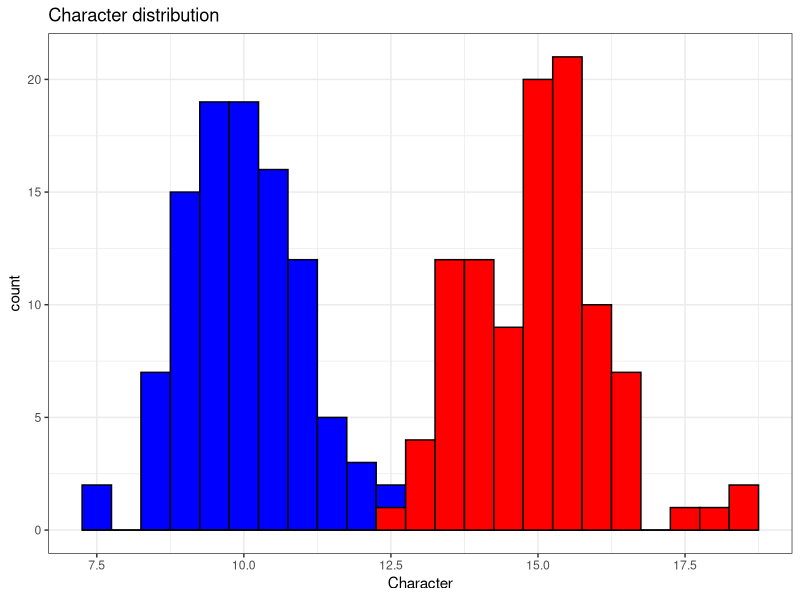
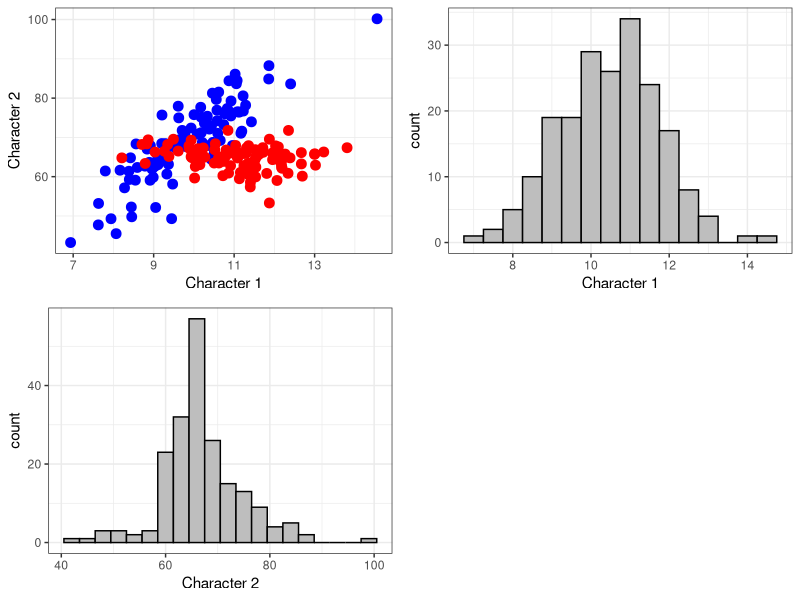
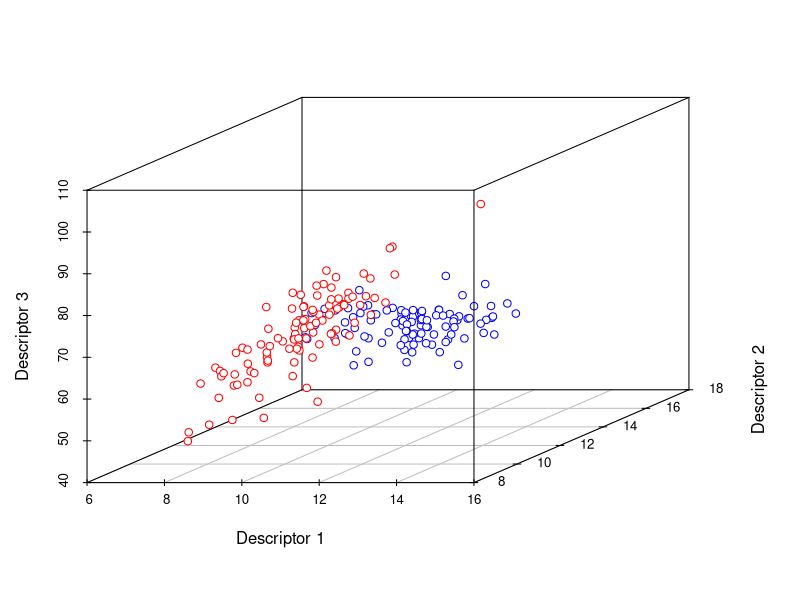
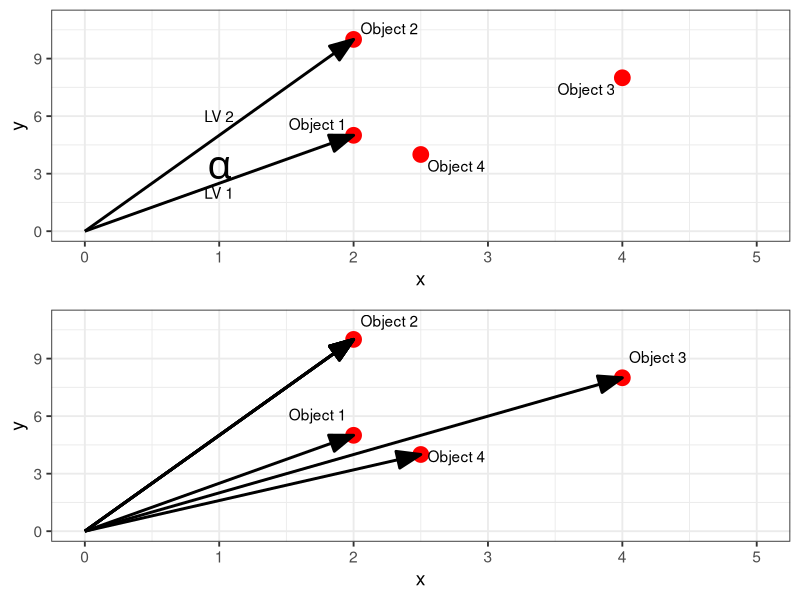
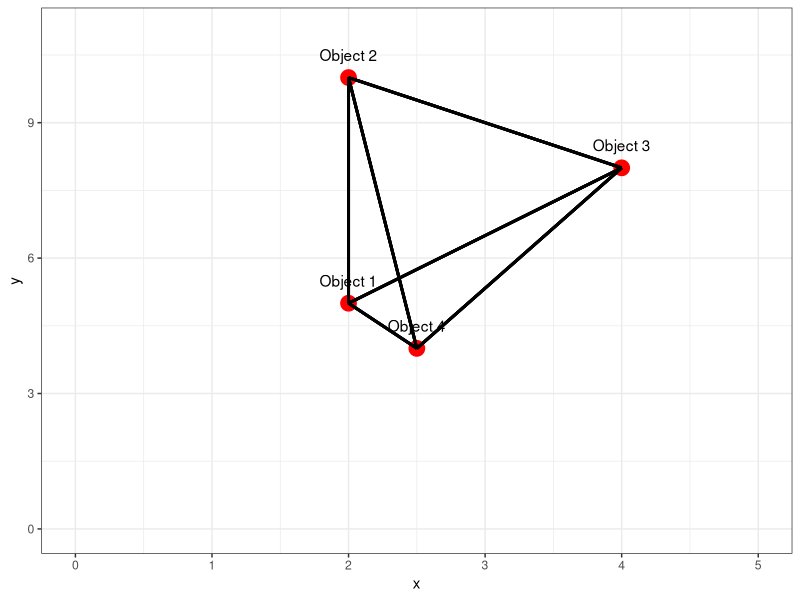
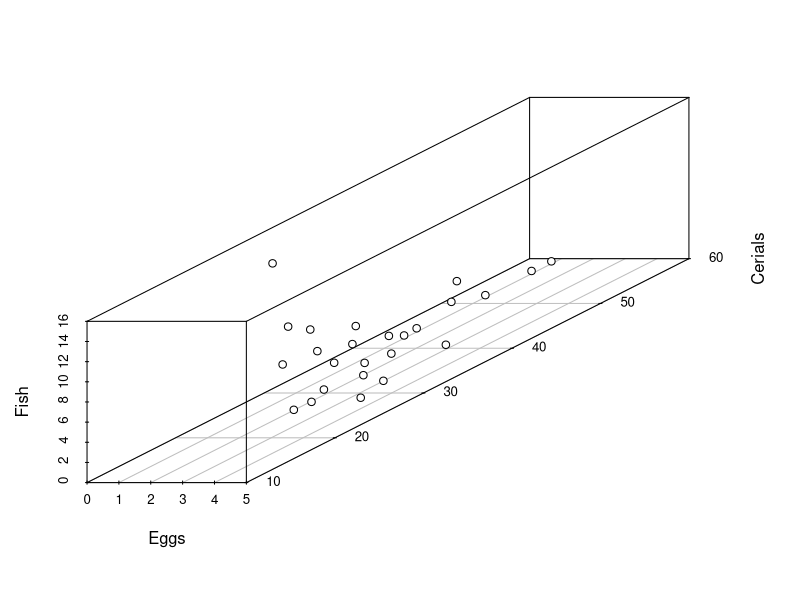
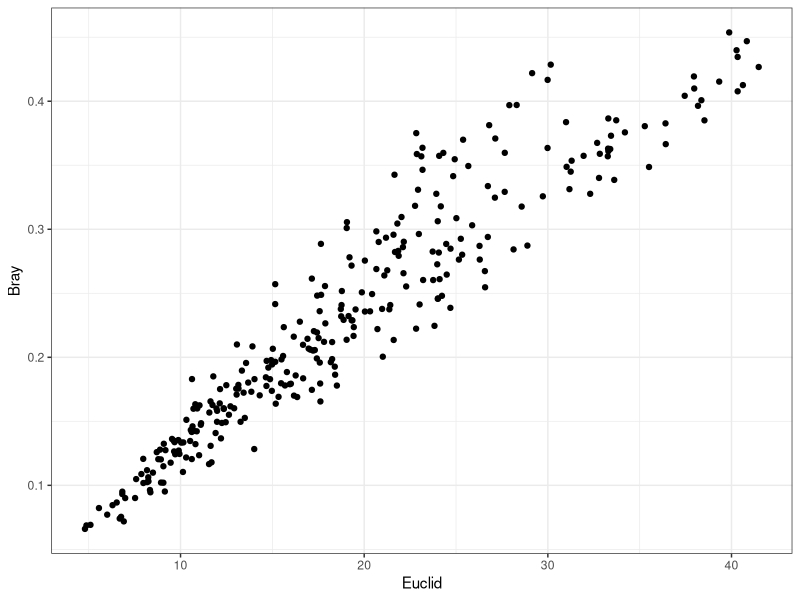
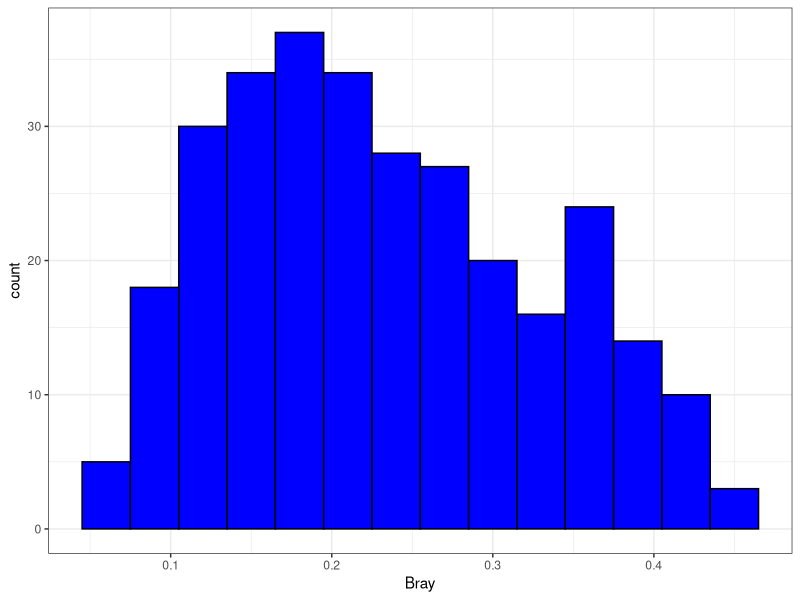

R code for these plots, in order:
## ---- chunk 1
#-- RUN THE FRAGMENT BETWEEN LINES BEFORE COMPILING MARKDOWN
# to configure markdown parsing
options(markdown.extensions = c("no_intra_emphasis", "tables", "fenced_code", "autolink", "strikethrough", "lax_spacing", "space_headers", "latex_math"))
#------
# output options
options(width = 70, scipen = 6, digits = 3)

# to render cyrillics in plots use cairo pdf
options(device = function(file, width = 7, height = 7, ...) {
  cairo_pdf(tempfile(), width = width, height = height, ...)
  })
library(knitr)
# chunk default options
opts_chunk$set(fig.align='center', tidy = FALSE, fig.width = 7, fig.height = 3)
## ---- chunk 2
dat <- data.frame(trait = c(rnorm(100, 10,1), rnorm(100, 15, 1)), object = rep(c("a","b"), each = 100))
library(ggplot2)
theme_set(theme_bw(base_size = 14))
ggplot(dat[1:100,], aes(x = trait)) + geom_histogram(binwidth = 0.5, color = "black", fill = "blue") + xlab("Character") + theme_bw() + geom_histogram(data = dat[101:200,], aes(x = trait), binwidth = 0.5, color = "black", fill = "red") + ggtitle("Character distribution ")
## ---- chunk 3
ax <- rnorm(100, 10, 1)
ay <- 7*ax + rnorm(100, 0, 5)

bx <- rnorm(100, 11, 1)
by <- -0.5*bx + 70 + rnorm(100, 0, 3)

dat <- data.frame(x = c(ax, bx), y = c(ay, by), object = rep(c("a","b"), each = 100))

pl1 <- ggplot(dat, aes(x = x, y = y)) + geom_point(aes(color = object), size = 3) + xlab("Character 1") + ylab("Character 2") + theme_bw() + guides(color = F) + scale_color_manual(values = c("blue", "red"))

pl2 <- ggplot(dat, aes(x = x)) + geom_histogram(binwidth = 0.5, color = "black", fill = "gray") + xlab("Character 1") + theme_bw()

pl3 <- ggplot(dat, aes(x = y)) + geom_histogram(binwidth = 3, color = "black", fill = "gray") + xlab("Character 2") + theme_bw()

library(gridExtra)

grid.arrange(pl1, pl2, pl3, ncol = 2)

## ---- chunk 4
library (scatterplot3d) 

dat$z = c(rnorm(100, 11, 1), rnorm(100, 14, 1))

scatterplot3d(x = dat$x, y = dat$z, z = dat$y, xlab = "Descriptor 1", ylab = "Descriptor 2", zlab = "Descriptor 3", color = rep(c("red","blue"), each = 100), pch = 21)
## ---- chunk 5
dat2 <- data.frame(object = c("Object 1", "Object 2", "Object 3", "Object 4" ), x = c(2, 2, 4, 2.5), y = c(5, 10, 8, 4))

library(ggrepel)

pl4 <- ggplot(dat2, aes(x = x, y = y)) + geom_point(size = 5, color = "red") + xlim(0,5) + ylim(0, 11) + annotate(geom = "segment", x = 0, y = 0, xend = 2, yend = 5, arrow = arrow(type = "closed", angle = 20, ends = "last"), size = 1) + annotate(geom = "segment", x = 0, y = 0, xend = 2, yend = 10, arrow = arrow(type = "closed", angle = 20, ends = "last"), size = 1) + geom_text_repel(aes(label = object)) + annotate(geom = "text", x = 1, y = 2, label = "LV 1", angle = 0) + annotate(geom = "text", x = 1, y = 6, label = "LV 2", angle = 0) + annotate(geom = "text", x = 1, y = 3.3, parse = TRUE, label = "alpha", size = 10, angle = 0)

pl5 <- ggplot(dat2, aes(x = x, y = y)) + geom_point(size = 5, color = "red") + xlim(0,5) + ylim(0, 11) + geom_segment(aes(x = 0, y = 0, xend = x, yend = y), arrow = arrow(type = "closed", angle = 20, ends = "last"), size = 1) + geom_segment(aes(x = 0, y = 0, xend = 2, yend = 10), arrow = arrow(type = "closed", angle = 20, ends = "last"), size = 1) + geom_text_repel(aes(x = x, y = y+0.5), label = dat2$object)

grid.arrange(pl4, pl5, nrow = 2)
## ---- chunk 6
pl6 <- ggplot(dat2, aes(x = x, y = y)) + geom_point(size = 5, color = "red") + theme_bw() + xlim(0, 5) + ylim(0, 11) + geom_text(aes(x = x, y = y+0.5), label = dat2$object) 

for ( i in 1:nrow(dat2)) for (j in i:nrow(dat2)) pl6 <- pl6 + geom_segment(x = dat2$x[i], y = dat2$y[i], xend = dat2$x[j], yend = dat2$y[j], arrow = NULL, size = 1) 

pl6
## ---- chunk 7
round(dist(dat2[,-1], diag = TRUE, upper = TRUE), 1)

round(dist(dat2[,-1], diag = TRUE, upper = F), 1)

round(dist(dat2[,-1], diag = F, upper = F), 1)

## ---- chunk 8
round(dist(dat2[,-1], diag = F, upper = F), 1)
as.vector(round(dist(dat2[,-1], diag = F, upper = F), 1))
## ---- chunk 9
protein <- read.table("data/Protein.txt", header = TRUE, sep = "\t")
head(protein)
## ---- chunk 10

scatterplot3d(x = protein$Eggs, y = protein$Cereals, z = protein$Fish, scale.y = 5, pch = 21, xlab = "Eggs", ylab = "Cerials", zlab = "Fish")

## ---- chunk 11
total <- apply(protein[, -1], MARGIN = 1,FUN = sum)
protein_stand <- protein[, -1] / total
protein_stand$Country <- protein$Country

head(protein_stand)
## ---- chunk 12
library (vegan)
vegdist(protein[, -1], method = "euclidian")

## ---- chunk 13
dat5 <- (data.frame(Descriptors = c("D1", "D2", "D3", "D4", "D5", "D6", "D7", "D8", "D9", "D10"), Object1 = c(0, 0, 0, 0, 0, 0, 0, 2, 2, 1), Object2 = c(0, 0, 0, 0, 0, 4, 5, 0, 0, 1)))

dat6 <- data.frame(t(dat5[,-1]))
names(dat6) <- dat5$Descriptors
dat6
## ---- chunk 14
BCD <- as.vector(vegdist(protein[,-1], method = "bray"))
ED <- as.vector(vegdist(protein[,-1], method = "euclidean"))

distances <- data.frame(Bray = BCD, Euclid = ED)
ggplot(distances, aes(x = Euclid, y = Bray)) + geom_point() + theme_bw()
## ---- chunk 15
ggplot(distances, aes(x = Bray)) + geom_histogram(binwidth = 0.03, fill = "blue", color = "black") + theme_bw()
## ---- chunk 16
library(gplots)
op <- par(mar = c(3, 1, 0, 0))
heatmap.2 (as.matrix(vegdist(protein[,-1], method = "bray")), Rowv = F, dendrogram = "none", Colv = FALSE, density.info = "none", key = TRUE, trace = "none", col = colorpanel(3, low = "black", mid = "gray", high = "white"))
par(op)
## ---- chunk 17
heatmap.2 (as.matrix(vegdist(protein[,-1], method = "bray")), Rowv = T, distfun = vegdist, dendrogram = "none", density.info = "none", key = TRUE, trace = "none", col = colorpanel(3, low = "black", mid = "gray", high = "white"))

## ---- chunk 18
plejada <- function (data, method = "bray", Dcrit) {
  # n - число точек
  # p - период
  library(ggplot2)
  p <- n <- nrow(data)
  factor <- points <- data.frame(X = c(1:n), Y = c(1:n))
  k <- 0
  for (i in 1:n){
    factor$X[i] <- (i-1)/p - k
    if ((i/p - trunc(i/p)) == 0) {
      k <- k + 1
    }
  }
  factor$Y <- factor$X
  
  for (i in 1:n){
    points$X[i] <- cos(2*pi*factor$X[i])
    points$Y[i] <- sin(2*pi*factor$Y[i])
  }
  
  lab <- as.character(1:n)
  pl <- ggplot(points, aes(x = X, y = Y)) + geom_text(label = lab, size = 10) + theme_void()
  library(vegan)
  
  dist <- as.matrix(vegdist(data, method = method))
  for ( i in 1:n) {
    for (j in i:n) {
      if (dist[i, j] <= Dcrit) {
        pl <- pl + geom_segment(x = points$X[i], y = points$Y[i], xend = points$X[j], yend = points$Y[j])
      }
    }
  }
  pl
}


plejada (protein [, -1], Dcrit = 0.1)
## ---- chunk 19
plejada(data = protein [, -1], Dcrit = 0.15)
## ---- chunk 20

dat7 <- data.frame(X = c(0, 0, 0, 4, 5, 6, 7, 8, 9, 10), Y = c(1, 2, 3, 4, 0, 0, 0,8, 9, 10 ), Z = c(0, 0, 0, 0, 0, 0, 7, 8, 9, 10))

mds_eucl <- metaMDS(dat7, distance = "euclidean", autotransform = FALSE)
mds_bray <- metaMDS(dat7, distance = "bray", autotransform = FALSE)
mds_manch <- metaMDS(dat7, distance = "manhattan", autotransform = FALSE)

dat8 <- data.frame(X = c(0, 0, 0, 1, 1, 1, 1, 1, 1, 1), Y = c(1, 1, 1, 1, 0, 0, 0,1, 1, 1 ), Z = c(0, 0, 0, 0, 0, 0, 1, 1, 1, 1))


mds_jac <- metaMDS(dat8, distance = "jaccard", autotransform = FALSE)

## ---- chunk 21
pl_mds1 <- ggplot(data.frame(MDS1 = mds_eucl$points[,1], MDS2 = mds_eucl$points[,2]), aes(x = MDS1, y = MDS2)) + geom_point(size = 4) + theme_bw() + ggtitle("Euclidean")

pl_mds2 <- ggplot(data.frame(MDS1 = mds_manch$points[,1], MDS2 = mds_manch$points[,2]), aes(x = MDS1, y = MDS2)) + geom_point(size = 4) + theme_bw() + ggtitle("Manchattan")

pl_mds3 <- ggplot(data.frame(MDS1 = mds_bray$points[,1], MDS2 = mds_bray$points[,2]), aes(x = MDS1, y = MDS2)) + geom_point(size = 4) + theme_bw() + ggtitle("Bray-Curtis")

pl_mds4 <- ggplot(data.frame(MDS1 = mds_jac$points[,1], MDS2 = mds_jac$points[,2]), aes(x = MDS1, y = MDS2)) + geom_point(size = 4) + theme_bw() + ggtitle("Jaccard")

grid.arrange(pl_mds1, pl_mds2 , pl_mds3 , pl_mds4, ncol = 2)
## ---- chunk 22
row.names(protein) <- protein$Country
mds <- metaMDS(protein [,-1], distance = "euclidean", autotransform = FALSE)
## ---- chunk 23
plot(mds,type = "n", main = "Euclidean distance")
text(mds, display = "sites", cex = 1)
## ---- chunk 24
mds <- metaMDS(protein [,-1], distance = "bray", autotransform = FALSE)
# points(mds, display = "sites")

## ---- chunk 25
plot(mds,type = "n", main = "Bray-Curtis")
text(mds, display = "sites", cex = 1)
